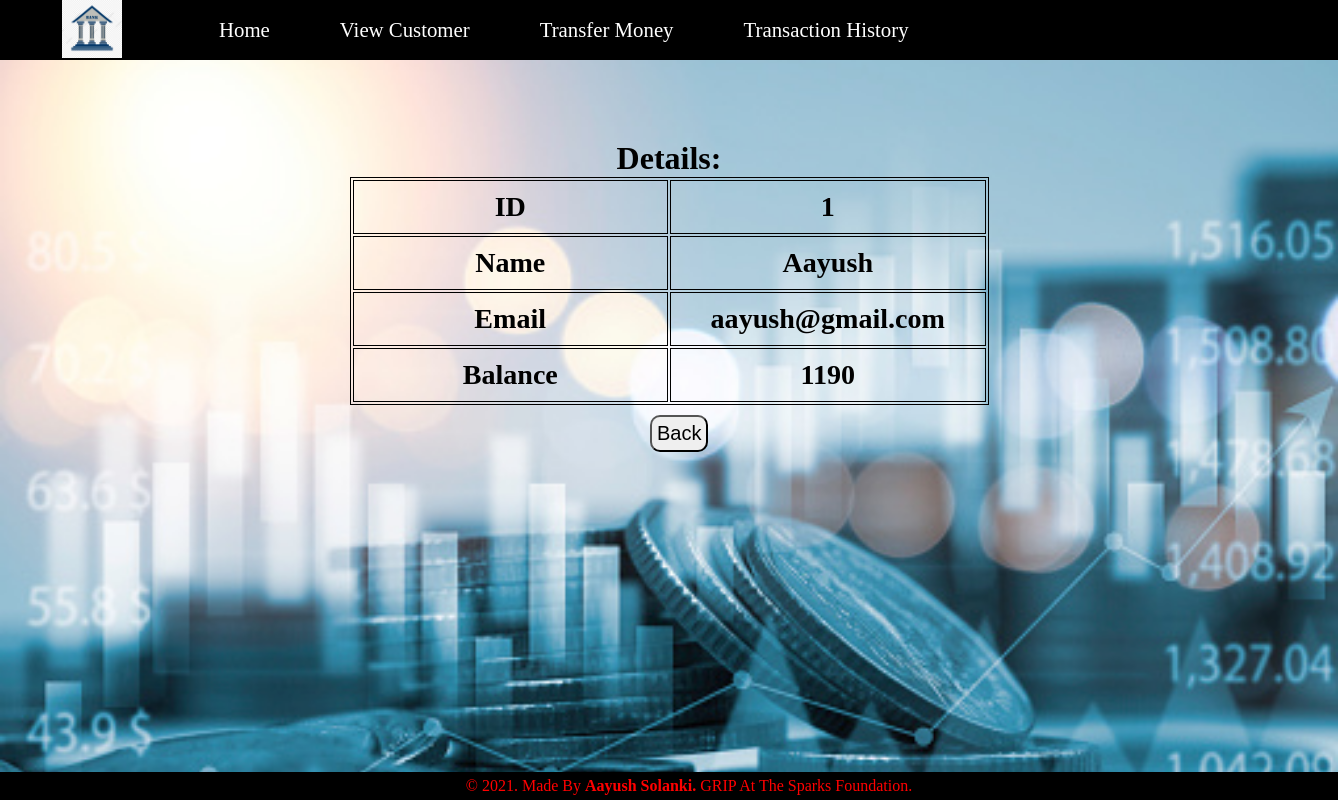
Page /view.php?id=1 on the committed database.
### tables this page shows
CREATE TABLE `users` (
  `Id` int(10) NOT NULL,
  `name` varchar(50) NOT NULL,
  `email` varchar(50) NOT NULL,
  `amount` double DEFAULT NULL
);

### view.php (the view, shortened to what this page needs)
<?php
include "navbar.php";
include "connection.php";
$id =$_GET["id"];
$sql = "select * from users where id = '$id'";
$result = $conn->query($sql);
$row = $result->fetch_object();
?>
<html>
<head>
</head>
<body >
	<div id="container">
	<table class="center">
		<h1>Details:</h1>
					<tr>
						<td><h3>ID</h3></td>
						<td><h3>
							<?php echo $row->Id?>
						</h3></td>
					</tr>
					<tr>
						<td><h3>Name</h3></td>
						<td><h3>
							<?php echo $row->name?>
						</h3></td>
					</tr>
					<tr>
						<td><h3>Email</h3></td>
						<td><h3>
							<?php echo $row->email?>
						</h3></td>
					</tr>
					<tr>
						<td><h3>Balance</h3></td>
						<td><h3>
							<?php echo $row->amount?>
						</h3></td>
					</tr>
			</table>
			<button type="button" class="button2" onclick="window.location.href='customer.php';">Back</button>
        </div>
</body>
</html>
<?php
include "footer.php";
?>

### style.css (style rules this page uses)
* { margin:0px; padding:0px; }
.center { text-align:center; }
td,th { border: 1px solid black; padding: 10px; }

### view.php (style rules this page uses)
table, th, td { border: 1px solid black; width: 50%; text-align: center; font-size: 1.5rem; }
th, td { padding: 5px; }
body { background-image: url('./img/bg2.jpg'); background-repeat: no-repeat; background-attachment: fixed; background-size: cover; }
.center { margin-left: auto; margin-right: auto; }
#container { justify-content: center; align-items: center; padding: 80px 30px; }
h1 { text-align: center; }
.button2 { padding: 5px; font-size: 20px; border-radius: 10px; justify-content: center; align-items: center; margin: 10px 620px; }

### rows in the picture
users: Id "1", name "Aayush", email "aayush@gmail.com", amount "1190"
